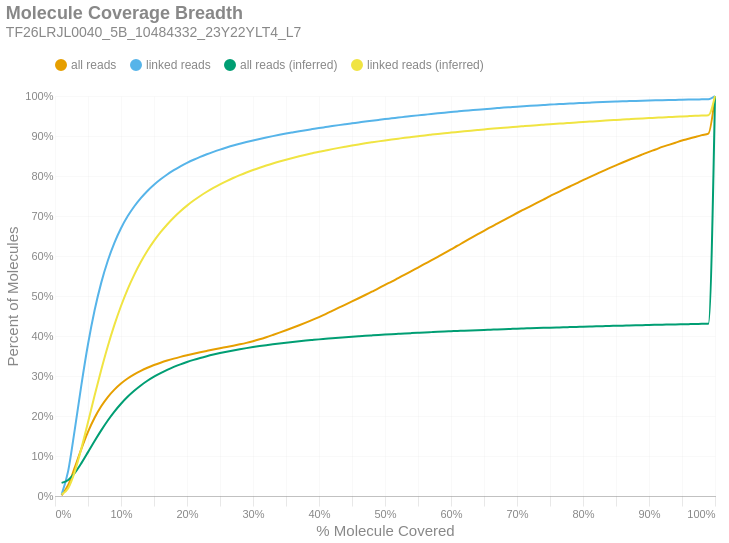

Write notebook code for a chart like this one.
### Markdown cell above
### Molecule Read Coverage
This chart shows molecule coverage breadth as computed by the number of bases aligned to that molecule. In other words, "*how much of each unique long molecule is actually sequenced/aligned?*" Keep in mind there is a distinction between sequences and alignments, since some sequences belonging to a particular molecule may not align well and wouldn't appear in the alignment data. This chart also shows molecule coverage breadth as computed by the *inferred fragment* from which the aligned sequences originate. Unlike read coverage, this calculation takes into account the total insert size, including unsequenced gaps between the forward and reverse reads. Like the previous figures, these are cumulative percents.

### Code cell
if SKIPLR:
    print_html(f"Skipped")
else:
    binned_df = consolidated_hist(valids['coverage_bp'], mask, 0.01, True)
    binned_df_inf = consolidated_hist(valids['coverage_inserts'], mask, 0.01, True)
    binned_df = binned_df.with_columns(pl.lit(binned_df_inf['all reads (cumsum)']).alias('all reads (inferred)'))
    binned_df = binned_df.with_columns(pl.lit(binned_df_inf['linked reads (cumsum)']).alias('linked reads (inferred)'))
    binned_df = binned_df.with_columns(
        (pl.col('bin').cast(pl.Float64) + 0.01).alias('right_edge')
    )

    with SafeRender(binned_df):
        (
            density_plot(binned_df, 'Molecule Coverage Breadth', samplename, 'molcov', ['all reads (inferred)','linked reads (inferred)'])
            .encode(
                #x=alt.X('bin:Q', title="% Molecule Covered").axis(format = '%').scale(padding=0),
                x=alt.X('right_edge:Q', title="% Molecule Covered").axis(format='%').scale(padding=0),
                y=alt.Y('value:Q', title='Percent of Molecules')
                    .axis(format='%')
                    .stack(False)
                    .scale(domainMin=0, padding=0),
                color=alt.Color("key:N").scale(domain = ["all reads", "linked reads", "all reads (inferred)", "linked reads (inferred)"]),
                tooltip = [
                    alt.Tooltip("key:N", title = "Data Type"),
                    alt.Tooltip("range_label:N", title="% Molecule Covered"),
                    alt.Tooltip("value:Q", format = ".2%", title="% Molecules")
                ]
            )
        ).display()

### Figure 1 — Vega-Lite specification as saved in the notebook (floating-point values rounded to 4 significant figures)
{"width": "container", "height": 400, "config": {"title": {"anchor": "start", "dy": -15, "fontSize": 18, "color": "#888888", "subtitleColor": "#888888", "subtitleFontSize": 14}, "arc": {"fill": "#0072B2"}, "axis": {"domainColor": "#888888", "domainWidth": 0.5, "gridWidth": 0.2, "grid": false, "titleFontWeight": 400, "titleFontSize": 15, "labelFontSize": 11, "labelColor": "#888888", "tickColor": "#888888", "tickWidth": 0.2, "titleColor": "#888888"}, "axisBand": {"grid": false}, "axisX": {"grid": true, "tickSize": 10, "domainCap": "round"}, "axisY": {"domain": false, "grid": true, "tickSize": 0, "domainCap": "round"}, "background": "transparent", "header": {"labelFontSize": 15, "labelColor": "#888888", "titleFontSize": 15, "titleFontWeight": 600, "titleColor": "#888888"}, "legend": {"labelFont": "sans-serif", "labelFontSize": 12, "labelColor": "#888888", "symbolSize": 100, "symbolType": "circle", "titleFontSize": 12, "titlePadding": 10, "titleColor": "#888888", "title": null, "orient": "top"}, "range": {"category": ["#E69F00", "#56B4E9", "#009E73", "#F0E442", "#0072B2", "#D55E00", "#CC79A7", "#000000"], "diverging": ["#cfe8f3", "#a2d4ec", "#73bfe2", "#46abdb", "#1696d2", "#12719e"]}, "area": {"fill": "#0072B2", "fillOpacity": 0.7, "line": true, "strokeOpacity": 0.7}, "line": {"color": "#0072B2", "stroke": "#0072B2", "strokeWidth": 2}, "trail": {"color": "#0072B2", "stroke": "#0072B2", "strokeWidth": 0, "size": 1}, "point": {"filled": true, "fillOpacity": 1.0, "size": 95}, "text": {"color": "#888888", "fontSize": 11, "align": "right", "fontWeight": 400, "size": 11}, "bar": {"fill": "#0072B2", "stroke": null}, "view": {"stroke": null, "continuousWidth": 660, "continuousHeight": 400}}, "data": {"name": "data-9447f188713f67cb6d19381b99482de5"}, "mark": {"type": "line", "interpolate": "monotone", "point": {"opacity": 0, "size": 275}}, "encoding": {"color": {"field": "key", "scale": {"domain": ["all reads", "linked reads", "all reads (inferred)", "linked reads (inferred)"]}, "type": "nominal"}, "tooltip": [{"field": "key", "title": "Data Type", "type": "nominal"}, {"field": "range_label", "title": "% Molecule Covered", "type": "nominal"}, {"field": "value", "format": ".2%", "title": "% Molecules", "type": "quantitative"}], "x": {"axis": {"format": "%"}, "field": "right_edge", "scale": {"padding": 0}, "title": "% Molecule Covered", "type": "quantitative"}, "y": {"axis": {"format": "%"}, "field": "value", "scale": {"domainMin": 0, "padding": 0}, "stack": false, "title": "Percent of Molecules", "type": "quantitative"}}, "params": [{"name": "param_c36ac31b6afebe62", "select": {"type": "point", "fields": ["key"]}, "bind": "legend"}], "title": {"text": "Molecule Coverage Breadth", "subtitle": "TF26LRJL0040_5B_10484332_23Y22YLT4_L7"}, "transform": [{"fold": ["all reads (cumsum)", "linked reads (cumsum)", "all reads (inferred)", "linked reads (inferred)"]}, {"calculate": "replace(datum.key, ' (cumsum)', '')", "as": "key"}, {"filter": {"param": "param_c36ac31b6afebe62"}}], "usermeta": {"embedOptions": {"downloadFileName": "TF26LRJL0040_5B_10484332_23Y22YLT4_L7.molcov"}}, "$schema": "https://vega.github.io/schema/vega-lite/v6.4.1.json", "datasets": {"data-9447f188713f67cb6d19381b99482de5": [{"bin": "0.0", "interval": "0.0-0.01", "all reads": 0.001826, "linked reads": 0.003438, "all reads (cumsum)": 0.001826, "linked reads (cumsum)": 0.003438, "range_label": "0.0-0.01", "all reads (inferred)": 0.03278, "linked reads (inferred)": 0.003825, "right_edge": 0.01}, {"bin": "0.01", "interval": "0.01-0.02", "all reads": 0.02579, "linked reads": 0.05938, "all reads (cumsum)": 0.02761, "linked reads (cumsum)": 0.06282, "range_label": "0.01-0.02", "all reads (inferred)": 0.04011, "linked reads (inferred)": 0.01954, "right_edge": 0.02}, {"bin": "0.02", "interval": "0.02-0.03", "all reads": 0.04383, "linked reads": 0.1037, "all reads (cumsum)": 0.07144, "linked reads (cumsum)": 0.1666, "range_label": "0.02-0.03", "all reads (inferred)": 0.05785, "linked reads (inferred)": 0.06093, "right_edge": 0.03}, {"bin": "0.03", "interval": "0.03-0.04", "all reads": 0.04659, "linked reads": 0.1115, "all reads (cumsum)": 0.118, "linked reads (cumsum)": 0.278, "range_label": "0.03-0.04", "all reads (inferred)": 0.08227, "linked reads (inferred)": 0.119, "right_edge": 0.04}, {"bin": "0.04", "interval": "0.04-0.05", "all reads": 0.04225, "linked reads": 0.1013, "all reads (cumsum)": 0.1603, "linked reads (cumsum)": 0.3793, "range_label": "0.04-0.05", "all reads (inferred)": 0.1097, "linked reads (inferred)": 0.1845, "right_edge": 0.05}, {"bin": "0.05", "interval": "0.05-0.06", "all reads": 0.0354, "linked reads": 0.08495, "all reads (cumsum)": 0.1957, "linked reads (cumsum)": 0.4643, "range_label": "0.05-0.06", "all reads (inferred)": 0.1375, "linked reads (inferred)": 0.2513, "right_edge": 0.06}, {"bin": "0.06", "interval": "0.06-0.07", "all reads": 0.02858, "linked reads": 0.06858, "all reads (cumsum)": 0.2243, "linked reads (cumsum)": 0.5328, "range_label": "0.06-0.07", "all reads (inferred)": 0.1641, "linked reads (inferred)": 0.3151, "right_edge": 0.07}, {"bin": "0.07", "interval": "0.07-0.08", "all reads": 0.02305, "linked reads": 0.05527, "all reads (cumsum)": 0.2473, "linked reads (cumsum)": 0.5881, "range_label": "0.07-0.08", "all reads (inferred)": 0.1888, "linked reads (inferred)": 0.3745, "right_edge": 0.08}, {"bin": "0.08", "interval": "0.08-0.09", "all reads": 0.01865, "linked reads": 0.04464, "all reads (cumsum)": 0.266, "linked reads (cumsum)": 0.6327, "range_label": "0.08-0.09", "all reads (inferred)": 0.2109, "linked reads (inferred)": 0.4277, "right_edge": 0.09}, {"bin": "0.09", "interval": "0.09-0.1", "all reads": 0.01529, "linked reads": 0.03656, "all reads (cumsum)": 0.2812, "linked reads (cumsum)": 0.6693, "range_label": "0.09-0.1", "all reads (inferred)": 0.2306, "linked reads (inferred)": 0.475, "right_edge": 0.1}, {"bin": "0.1", "interval": "0.1-0.11", "all reads": 0.01255, "linked reads": 0.02986, "all reads (cumsum)": 0.2938, "linked reads (cumsum)": 0.6992, "range_label": "0.1-0.11", "all reads (inferred)": 0.2479, "linked reads (inferred)": 0.5167, "right_edge": 0.11}, {"bin": "0.11", "interval": "0.11-0.12", "all reads": 0.01034, "linked reads": 0.02457, "all reads (cumsum)": 0.3041, "linked reads (cumsum)": 0.7237, "range_label": "0.11-0.12", "all reads (inferred)": 0.263, "linked reads (inferred)": 0.5529, "right_edge": 0.12}, {"bin": "0.12", "interval": "0.12-0.13", "all reads": 0.008871, "linked reads": 0.02095, "all reads (cumsum)": 0.313, "linked reads (cumsum)": 0.7447, "range_label": "0.12-0.13", "all reads (inferred)": 0.2763, "linked reads (inferred)": 0.5849, "right_edge": 0.13}, {"bin": "0.13", "interval": "0.13-0.14", "all reads": 0.007675, "linked reads": 0.01799, "all reads (cumsum)": 0.3207, "linked reads (cumsum)": 0.7627, "range_label": "0.13-0.14", "all reads (inferred)": 0.288, "linked reads (inferred)": 0.6131, "right_edge": 0.14}, {"bin": "0.14", "interval": "0.14-0.15", "all reads": 0.006679, "linked reads": 0.01549, "all reads (cumsum)": 0.3274, "linked reads (cumsum)": 0.7782, "range_label": "0.14-0.15", "all reads (inferred)": 0.2983, "linked reads (inferred)": 0.6377, "right_edge": 0.15}, {"bin": "0.15", "interval": "0.15-0.16", "all reads": 0.005933, "linked reads": 0.0136, "all reads (cumsum)": 0.3333, "linked reads (cumsum)": 0.7918, "range_label": "0.15-0.16", "all reads (inferred)": 0.3073, "linked reads (inferred)": 0.6594, "right_edge": 0.16}, {"bin": "0.16", "interval": "0.16-0.17", "all reads": 0.005318, "linked reads": 0.01208, "all reads (cumsum)": 0.3386, "linked reads (cumsum)": 0.8038, "range_label": "0.16-0.17", "all reads (inferred)": 0.3154, "linked reads (inferred)": 0.6788, "right_edge": 0.17}, {"bin": "0.17", "interval": "0.17-0.18", "all reads": 0.004798, "linked reads": 0.01065, "all reads (cumsum)": 0.3434, "linked reads (cumsum)": 0.8145, "range_label": "0.17-0.18", "all reads (inferred)": 0.3227, "linked reads (inferred)": 0.6963, "right_edge": 0.18}, {"bin": "0.18", "interval": "0.18-0.19", "all reads": 0.004431, "linked reads": 0.009624, "all reads (cumsum)": 0.3478, "linked reads (cumsum)": 0.8241, "range_label": "0.18-0.19", "all reads (inferred)": 0.3292, "linked reads (inferred)": 0.7119, "right_edge": 0.19}, {"bin": "0.19", "interval": "0.19-0.2", "all reads": 0.004082, "linked reads": 0.008658, "all reads (cumsum)": 0.3519, "linked reads (cumsum)": 0.8328, "range_label": "0.19-0.2", "all reads (inferred)": 0.3351, "linked reads (inferred)": 0.7259, "right_edge": 0.2}, {"bin": "0.2", "interval": "0.2-0.21", "all reads": 0.003785, "linked reads": 0.007847, "all reads (cumsum)": 0.3557, "linked reads (cumsum)": 0.8406, "range_label": "0.2-0.21", "all reads (inferred)": 0.3403, "linked reads (inferred)": 0.7386, "right_edge": 0.21}, {"bin": "0.21", "interval": "0.21-0.22", "all reads": 0.003576, "linked reads": 0.00718, "all reads (cumsum)": 0.3593, "linked reads (cumsum)": 0.8478, "range_label": "0.21-0.22", "all reads (inferred)": 0.3451, "linked reads (inferred)": 0.7501, "right_edge": 0.22}, {"bin": "0.22", "interval": "0.22-0.23", "all reads": 0.00341, "linked reads": 0.006509, "all reads (cumsum)": 0.3627, "linked reads (cumsum)": 0.8543, "range_label": "0.22-0.23", "all reads (inferred)": 0.3495, "linked reads (inferred)": 0.7606, "right_edge": 0.23}, {"bin": "0.23", "interval": "0.23-0.24", "all reads": 0.00337, "linked reads": 0.006074, "all reads (cumsum)": 0.3661, "linked reads (cumsum)": 0.8604, "range_label": "0.23-0.24", "all reads (inferred)": 0.3536, "linked reads (inferred)": 0.7702, "right_edge": 0.24}, {"bin": "0.24", "interval": "0.24-0.25", "all reads": 0.003283, "linked reads": 0.005631, "all reads (cumsum)": 0.3693, "linked reads (cumsum)": 0.866, "range_label": "0.24-0.25", "all reads (inferred)": 0.3573, "linked reads (inferred)": 0.7792, "right_edge": 0.25}, {"bin": "0.25", "interval": "0.25-0.26", "all reads": 0.003124, "linked reads": 0.005157, "all reads (cumsum)": 0.3725, "linked reads (cumsum)": 0.8712, "range_label": "0.25-0.26", "all reads (inferred)": 0.3607, "linked reads (inferred)": 0.7873, "right_edge": 0.26}, {"bin": "0.26", "interval": "0.26-0.27", "all reads": 0.003234, "linked reads": 0.004904, "all reads (cumsum)": 0.3757, "linked reads (cumsum)": 0.8761, "range_label": "0.26-0.27", "all reads (inferred)": 0.364, "linked reads (inferred)": 0.795, "right_edge": 0.27}, {"bin": "0.27", "interval": "0.27-0.28", "all reads": 0.00344, "linked reads": 0.004489, "all reads (cumsum)": 0.3791, "linked reads (cumsum)": 0.8806, "range_label": "0.27-0.28", "all reads (inferred)": 0.3669, "linked reads (inferred)": 0.8021, "right_edge": 0.28}, {"bin": "0.28", "interval": "0.28-0.29", "all reads": 0.003693, "linked reads": 0.004287, "all reads (cumsum)": 0.3828, "linked reads (cumsum)": 0.8849, "range_label": "0.28-0.29", "all reads (inferred)": 0.3697, "linked reads (inferred)": 0.8087, "right_edge": 0.29}, {"bin": "0.29", "interval": "0.29-0.3", "all reads": 0.004137, "linked reads": 0.004005, "all reads (cumsum)": 0.387, "linked reads (cumsum)": 0.8889, "range_label": "0.29-0.3", "all reads (inferred)": 0.3723, "linked reads (inferred)": 0.8149, "right_edge": 0.3}, {"bin": "0.3", "interval": "0.3-0.31", "all reads": 0.004779, "linked reads": 0.003814, "all reads (cumsum)": 0.3917, "linked reads (cumsum)": 0.8927, "range_label": "0.3-0.31", "all reads (inferred)": 0.3748, "linked reads (inferred)": 0.8207, "right_edge": 0.31}, {"bin": "0.31", "interval": "0.31-0.32", "all reads": 0.005264, "linked reads": 0.003567, "all reads (cumsum)": 0.397, "linked reads (cumsum)": 0.8962, "range_label": "0.31-0.32", "all reads (inferred)": 0.377, "linked reads (inferred)": 0.8262, "right_edge": 0.32}, {"bin": "0.32", "interval": "0.32-0.33", "all reads": 0.005622, "linked reads": 0.003409, "all reads (cumsum)": 0.4026, "linked reads (cumsum)": 0.8997, "range_label": "0.32-0.33", "all reads (inferred)": 0.3792, "linked reads (inferred)": 0.8314, "right_edge": 0.33}, {"bin": "0.33", "interval": "0.33-0.34", "all reads": 0.005782, "linked reads": 0.003221, "all reads (cumsum)": 0.4084, "linked reads (cumsum)": 0.9029, "range_label": "0.33-0.34", "all reads (inferred)": 0.3813, "linked reads (inferred)": 0.8362, "right_edge": 0.34}, {"bin": "0.34", "interval": "0.34-0.35", "all reads": 0.005965, "linked reads": 0.003116, "all reads (cumsum)": 0.4144, "linked reads (cumsum)": 0.906, "range_label": "0.34-0.35", "all reads (inferred)": 0.3832, "linked reads (inferred)": 0.8408, "right_edge": 0.35}, {"bin": "0.35", "interval": "0.35-0.36", "all reads": 0.006171, "linked reads": 0.00297, "all reads (cumsum)": 0.4206, "linked reads (cumsum)": 0.909, "range_label": "0.35-0.36", "all reads (inferred)": 0.385, "linked reads (inferred)": 0.8451, "right_edge": 0.36}, {"bin": "0.36", "interval": "0.36-0.37", "all reads": 0.006315, "linked reads": 0.002913, "all reads (cumsum)": 0.4269, "linked reads (cumsum)": 0.9119, "range_label": "0.36-0.37", "all reads (inferred)": 0.3868, "linked reads (inferred)": 0.8493, "right_edge": 0.37}, {"bin": "0.37", "interval": "0.37-0.38", "all reads": 0.006524, "linked reads": 0.002757, "all reads (cumsum)": 0.4334, "linked reads (cumsum)": 0.9146, "range_label": "0.37-0.38", "all reads (inferred)": 0.3885, "linked reads (inferred)": 0.8533, "right_edge": 0.38}, {"bin": "0.38", "interval": "0.38-0.39", "all reads": 0.006788, "linked reads": 0.002606, "all reads (cumsum)": 0.4402, "linked reads (cumsum)": 0.9172, "range_label": "0.38-0.39", "all reads (inferred)": 0.39, "linked reads (inferred)": 0.857, "right_edge": 0.39}, {"bin": "0.39", "interval": "0.39-0.4", "all reads": 0.007208, "linked reads": 0.002599, "all reads (cumsum)": 0.4474, "linked reads (cumsum)": 0.9198, "range_label": "0.39-0.4", "all reads (inferred)": 0.3916, "linked reads (inferred)": 0.8606, "right_edge": 0.4}, {"bin": "0.4", "interval": "0.4-0.41", "all reads": 0.007475, "linked reads": 0.002482, "all reads (cumsum)": 0.4549, "linked reads (cumsum)": 0.9223, "range_label": "0.4-0.41", "all reads (inferred)": 0.3929, "linked reads (inferred)": 0.8639, "right_edge": 0.41}, {"bin": "0.41", "interval": "0.41-0.42", "all reads": 0.007946, "linked reads": 0.002479, "all reads (cumsum)": 0.4628, "linked reads (cumsum)": 0.9248, "range_label": "0.41-0.42", "all reads (inferred)": 0.3943, "linked reads (inferred)": 0.8672, "right_edge": 0.42}, {"bin": "0.42", "interval": "0.42-0.43", "all reads": 0.007941, "linked reads": 0.002369, "all reads (cumsum)": 0.4708, "linked reads (cumsum)": 0.9272, "range_label": "0.42-0.43", "all reads (inferred)": 0.3957, "linked reads (inferred)": 0.8703, "right_edge": 0.43}, {"bin": "0.43", "interval": "0.43-0.44", "all reads": 0.007762, "linked reads": 0.002254, "all reads (cumsum)": 0.4785, "linked reads (cumsum)": 0.9294, "range_label": "0.43-0.44", "all reads (inferred)": 0.3969, "linked reads (inferred)": 0.8733, "right_edge": 0.44}, {"bin": "0.44", "interval": "0.44-0.45", "all reads": 0.007907, "linked reads": 0.002209, "all reads (cumsum)": 0.4864, "linked reads (cumsum)": 0.9316, "range_label": "0.44-0.45", "all reads (inferred)": 0.3981, "linked reads (inferred)": 0.8761, "right_edge": 0.45}, {"bin": "0.45", "interval": "0.45-0.46", "all reads": 0.007971, "linked reads": 0.002193, "all reads (cumsum)": 0.4944, "linked reads (cumsum)": 0.9338, "range_label": "0.45-0.46", "all reads (inferred)": 0.3993, "linked reads (inferred)": 0.8789, "right_edge": 0.46}, {"bin": "0.46", "interval": "0.46-0.47", "all reads": 0.008082, "linked reads": 0.002218, "all reads (cumsum)": 0.5025, "linked reads (cumsum)": 0.936, "range_label": "0.46-0.47", "all reads (inferred)": 0.4004, "linked reads (inferred)": 0.8816, "right_edge": 0.47}, {"bin": "0.47", "interval": "0.47-0.48", "all reads": 0.008285, "linked reads": 0.002121, "all reads (cumsum)": 0.5108, "linked reads (cumsum)": 0.9382, "range_label": "0.47-0.48", "all reads (inferred)": 0.4015, "linked reads (inferred)": 0.8841, "right_edge": 0.48}, {"bin": "0.48", "interval": "0.48-0.49", "all reads": 0.00821, "linked reads": 0.002127, "all reads (cumsum)": 0.519, "linked reads (cumsum)": 0.9403, "range_label": "0.48-0.49", "all reads (inferred)": 0.4025, "linked reads (inferred)": 0.8865, "right_edge": 0.49}, {"bin": "0.49", "interval": "0.49-0.5", "all reads": 0.009068, "linked reads": 0.002056, "all reads (cumsum)": 0.528, "linked reads (cumsum)": 0.9423, "range_label": "0.49-0.5", "all reads (inferred)": 0.4035, "linked reads (inferred)": 0.8889, "right_edge": 0.5}, {"bin": "0.5", "interval": "0.5-0.51", "all reads": 0.007878, "linked reads": 0.001835, "all reads (cumsum)": 0.5359, "linked reads (cumsum)": 0.9442, "range_label": "0.5-0.51", "all reads (inferred)": 0.4045, "linked reads (inferred)": 0.8912, "right_edge": 0.51}, {"bin": "0.51", "interval": "0.51-0.52", "all reads": 0.008987, "linked reads": 0.001923, "all reads (cumsum)": 0.5449, "linked reads (cumsum)": 0.9461, "range_label": "0.51-0.52", "all reads (inferred)": 0.4054, "linked reads (inferred)": 0.8933, "right_edge": 0.52}, {"bin": "0.52", "interval": "0.52-0.53", "all reads": 0.008675, "linked reads": 0.001846, "all reads (cumsum)": 0.5536, "linked reads (cumsum)": 0.9479, "range_label": "0.52-0.53", "all reads (inferred)": 0.4063, "linked reads (inferred)": 0.8955, "right_edge": 0.53}, {"bin": "0.53", "interval": "0.53-0.54", "all reads": 0.008867, "linked reads": 0.00187, "all reads (cumsum)": 0.5624, "linked reads (cumsum)": 0.9498, "range_label": "0.53-0.54", "all reads (inferred)": 0.4072, "linked reads (inferred)": 0.8976, "right_edge": 0.54}, {"bin": "0.54", "interval": "0.54-0.55", "all reads": 0.008694, "linked reads": 0.001746, "all reads (cumsum)": 0.5711, "linked reads (cumsum)": 0.9516, "range_label": "0.54-0.55", "all reads (inferred)": 0.4081, "linked reads (inferred)": 0.8996, "right_edge": 0.55}, {"bin": "0.55", "interval": "0.55-0.56", "all reads": 0.008932, "linked reads": 0.001675, "all reads (cumsum)": 0.5801, "linked reads (cumsum)": 0.9532, "range_label": "0.55-0.56", "all reads (inferred)": 0.4089, "linked reads (inferred)": 0.9015, "right_edge": 0.56}, {"bin": "0.56", "interval": "0.56-0.57", "all reads": 0.008854, "linked reads": 0.001731, "all reads (cumsum)": 0.5889, "linked reads (cumsum)": 0.955, "range_label": "0.56-0.57", "all reads (inferred)": 0.4097, "linked reads (inferred)": 0.9034, "right_edge": 0.57}, {"bin": "0.57", "interval": "0.57-0.58", "all reads": 0.008966, "linked reads": 0.001657, "all reads (cumsum)": 0.5979, "linked reads (cumsum)": 0.9566, "range_label": "0.57-0.58", "all reads (inferred)": 0.4105, "linked reads (inferred)": 0.9052, "right_edge": 0.58}, {"bin": "0.58", "interval": "0.58-0.59", "all reads": 0.0091, "linked reads": 0.001609, "all reads (cumsum)": 0.607, "linked reads (cumsum)": 0.9582, "range_label": "0.58-0.59", "all reads (inferred)": 0.4112, "linked reads (inferred)": 0.9069, "right_edge": 0.59}, {"bin": "0.59", "interval": "0.59-0.6", "all reads": 0.009436, "linked reads": 0.001558, "all reads (cumsum)": 0.6164, "linked reads (cumsum)": 0.9598, "range_label": "0.59-0.6", "all reads (inferred)": 0.4119, "linked reads (inferred)": 0.9086, "right_edge": 0.6}, {"bin": "0.6", "interval": "0.6-0.61", "all reads": 0.00924, "linked reads": 0.001569, "all reads (cumsum)": 0.6257, "linked reads (cumsum)": 0.9614, "range_label": "0.6-0.61", "all reads (inferred)": 0.4126, "linked reads (inferred)": 0.9102, "right_edge": 0.61}, {"bin": "0.61", "interval": "0.61-0.62", "all reads": 0.009675, "linked reads": 0.001526, "all reads (cumsum)": 0.6353, "linked reads (cumsum)": 0.9629, "range_label": "0.61-0.62", "all reads (inferred)": 0.4133, "linked reads (inferred)": 0.9118, "right_edge": 0.62}, {"bin": "0.62", "interval": "0.62-0.63", "all reads": 0.009318, "linked reads": 0.001411, "all reads (cumsum)": 0.6447, "linked reads (cumsum)": 0.9643, "range_label": "0.62-0.63", "all reads (inferred)": 0.414, "linked reads (inferred)": 0.9134, "right_edge": 0.63}, {"bin": "0.63", "interval": "0.63-0.64", "all reads": 0.009193, "linked reads": 0.00142, "all reads (cumsum)": 0.6539, "linked reads (cumsum)": 0.9657, "range_label": "0.63-0.64", "all reads (inferred)": 0.4146, "linked reads (inferred)": 0.9149, "right_edge": 0.64}, {"bin": "0.64", "interval": "0.64-0.65", "all reads": 0.009075, "linked reads": 0.001325, "all reads (cumsum)": 0.6629, "linked reads (cumsum)": 0.967, "range_label": "0.64-0.65", "all reads (inferred)": 0.4153, "linked reads (inferred)": 0.9164, "right_edge": 0.65}, {"bin": "0.65", "interval": "0.65-0.66", "all reads": 0.00934, "linked reads": 0.001382, "all reads (cumsum)": 0.6723, "linked reads (cumsum)": 0.9684, "range_label": "0.65-0.66", "all reads (inferred)": 0.4159, "linked reads (inferred)": 0.9179, "right_edge": 0.66}, {"bin": "0.66", "interval": "0.66-0.67", "all reads": 0.00876, "linked reads": 0.001281, "all reads (cumsum)": 0.681, "linked reads (cumsum)": 0.9697, "range_label": "0.66-0.67", "all reads (inferred)": 0.4165, "linked reads (inferred)": 0.9193, "right_edge": 0.67}, {"bin": "0.67", "interval": "0.67-0.68", "all reads": 0.008936, "linked reads": 0.001264, "all reads (cumsum)": 0.69, "linked reads (cumsum)": 0.971, "range_label": "0.67-0.68", "all reads (inferred)": 0.4171, "linked reads (inferred)": 0.9207, "right_edge": 0.68}, {"bin": "0.68", "interval": "0.68-0.69", "all reads": 0.008748, "linked reads": 0.001114, "all reads (cumsum)": 0.6987, "linked reads (cumsum)": 0.9721, "range_label": "0.68-0.69", "all reads (inferred)": 0.4177, "linked reads (inferred)": 0.9221, "right_edge": 0.69}, {"bin": "0.69", "interval": "0.69-0.7", "all reads": 0.008769, "linked reads": 0.001113, "all reads (cumsum)": 0.7075, "linked reads (cumsum)": 0.9732, "range_label": "0.69-0.7", "all reads (inferred)": 0.4183, "linked reads (inferred)": 0.9234, "right_edge": 0.7}, {"bin": "0.7", "interval": "0.7-0.71", "all reads": 0.008443, "linked reads": 0.001153, "all reads (cumsum)": 0.7159, "linked reads (cumsum)": 0.9743, "range_label": "0.7-0.71", "all reads (inferred)": 0.4188, "linked reads (inferred)": 0.9246, "right_edge": 0.71}, {"bin": "0.71", "interval": "0.71-0.72", "all reads": 0.008339, "linked reads": 0.001096, "all reads (cumsum)": 0.7243, "linked reads (cumsum)": 0.9754, "range_label": "0.71-0.72", "all reads (inferred)": 0.4193, "linked reads (inferred)": 0.9258, "right_edge": 0.72}, {"bin": "0.72", "interval": "0.72-0.73", "all reads": 0.008499, "linked reads": 0.001038, "all reads (cumsum)": 0.7328, "linked reads (cumsum)": 0.9765, "range_label": "0.72-0.73", "all reads (inferred)": 0.4198, "linked reads (inferred)": 0.927, "right_edge": 0.73}, {"bin": "0.73", "interval": "0.73-0.74", "all reads": 0.008343, "linked reads": 0.00102, "all reads (cumsum)": 0.7411, "linked reads (cumsum)": 0.9775, "range_label": "0.73-0.74", "all reads (inferred)": 0.4203, "linked reads (inferred)": 0.9282, "right_edge": 0.74}, {"bin": "0.74", "interval": "0.74-0.75", "all reads": 0.008615, "linked reads": 0.0009958, "all reads (cumsum)": 0.7497, "linked reads (cumsum)": 0.9785, "range_label": "0.74-0.75", "all reads (inferred)": 0.4209, "linked reads (inferred)": 0.9293, "right_edge": 0.75}, {"bin": "0.75", "interval": "0.75-0.76", "all reads": 0.007951, "linked reads": 0.0008849, "all reads (cumsum)": 0.7577, "linked reads (cumsum)": 0.9794, "range_label": "0.75-0.76", "all reads (inferred)": 0.4213, "linked reads (inferred)": 0.9305, "right_edge": 0.76}, {"bin": "0.76", "interval": "0.76-0.77", "all reads": 0.00813, "linked reads": 0.0008938, "all reads (cumsum)": 0.7658, "linked reads (cumsum)": 0.9803, "range_label": "0.76-0.77", "all reads (inferred)": 0.4218, "linked reads (inferred)": 0.9315, "right_edge": 0.77}, {"bin": "0.77", "interval": "0.77-0.78", "all reads": 0.007935, "linked reads": 0.0008321, "all reads (cumsum)": 0.7737, "linked reads (cumsum)": 0.9811, "range_label": "0.77-0.78", "all reads (inferred)": 0.4223, "linked reads (inferred)": 0.9327, "right_edge": 0.78}, {"bin": "0.78", "interval": "0.78-0.79", "all reads": 0.007757, "linked reads": 0.0007792, "all reads (cumsum)": 0.7815, "linked reads (cumsum)": 0.9819, "range_label": "0.78-0.79", "all reads (inferred)": 0.4228, "linked reads (inferred)": 0.9338, "right_edge": 0.79}, {"bin": "0.79", "interval": "0.79-0.8", "all reads": 0.008194, "linked reads": 0.0008135, "all reads (cumsum)": 0.7897, "linked reads (cumsum)": 0.9827, "range_label": "0.79-0.8", "all reads (inferred)": 0.4233, "linked reads (inferred)": 0.9349, "right_edge": 0.8}, {"bin": "0.8", "interval": "0.8-0.81", "all reads": 0.00742, "linked reads": 0.0007219, "all reads (cumsum)": 0.7971, "linked reads (cumsum)": 0.9834, "range_label": "0.8-0.81", "all reads (inferred)": 0.4237, "linked reads (inferred)": 0.936, "right_edge": 0.81}, {"bin": "0.81", "interval": "0.81-0.82", "all reads": 0.007576, "linked reads": 0.0007204, "all reads (cumsum)": 0.8047, "linked reads (cumsum)": 0.9841, "range_label": "0.81-0.82", "all reads (inferred)": 0.4242, "linked reads (inferred)": 0.9371, "right_edge": 0.82}, {"bin": "0.82", "interval": "0.82-0.83", "all reads": 0.007654, "linked reads": 0.000704, "all reads (cumsum)": 0.8123, "linked reads (cumsum)": 0.9848, "range_label": "0.82-0.83", "all reads (inferred)": 0.4246, "linked reads (inferred)": 0.9381, "right_edge": 0.83}, {"bin": "0.83", "interval": "0.83-0.84", "all reads": 0.007253, "linked reads": 0.0006631, "all reads (cumsum)": 0.8196, "linked reads (cumsum)": 0.9855, "range_label": "0.83-0.84", "all reads (inferred)": 0.4251, "linked reads (inferred)": 0.9392, "right_edge": 0.84}, {"bin": "0.84", "interval": "0.84-0.85", "all reads": 0.007121, "linked reads": 0.0006244, "all reads (cumsum)": 0.8267, "linked reads (cumsum)": 0.9861, "range_label": "0.84-0.85", "all reads (inferred)": 0.4255, "linked reads (inferred)": 0.9401, "right_edge": 0.85}, {"bin": "0.85", "interval": "0.85-0.86", "all reads": 0.007057, "linked reads": 0.0006051, "all reads (cumsum)": 0.8338, "linked reads (cumsum)": 0.9867, "range_label": "0.85-0.86", "all reads (inferred)": 0.4259, "linked reads (inferred)": 0.9411, "right_edge": 0.86}, {"bin": "0.86", "interval": "0.86-0.87", "all reads": 0.006773, "linked reads": 0.0005269, "all reads (cumsum)": 0.8405, "linked reads (cumsum)": 0.9873, "range_label": "0.86-0.87", "all reads (inferred)": 0.4263, "linked reads (inferred)": 0.942, "right_edge": 0.87}, {"bin": "0.87", "interval": "0.87-0.88", "all reads": 0.006797, "linked reads": 0.0005314, "all reads (cumsum)": 0.8473, "linked reads (cumsum)": 0.9878, "range_label": "0.87-0.88", "all reads (inferred)": 0.4268, "linked reads (inferred)": 0.943, "right_edge": 0.88}, {"bin": "0.88", "interval": "0.88-0.89", "all reads": 0.006558, "linked reads": 0.0004957, "all reads (cumsum)": 0.8539, "linked reads (cumsum)": 0.9883, "range_label": "0.88-0.89", "all reads (inferred)": 0.4272, "linked reads (inferred)": 0.9439, "right_edge": 0.89}, {"bin": "0.89", "interval": "0.89-0.9", "all reads": 0.006494, "linked reads": 0.0004547, "all reads (cumsum)": 0.8604, "linked reads (cumsum)": 0.9888, "range_label": "0.89-0.9", "all reads (inferred)": 0.4275, "linked reads (inferred)": 0.9448, "right_edge": 0.9}, {"bin": "0.9", "interval": "0.9-0.91", "all reads": 0.005841, "linked reads": 0.0004123, "all reads (cumsum)": 0.8662, "linked reads (cumsum)": 0.9892, "range_label": "0.9-0.91", "all reads (inferred)": 0.4279, "linked reads (inferred)": 0.9456, "right_edge": 0.91}, {"bin": "0.91", "interval": "0.91-0.92", "all reads": 0.006478, "linked reads": 0.0004116, "all reads (cumsum)": 0.8727, "linked reads (cumsum)": 0.9896, "range_label": "0.91-0.92", "all reads (inferred)": 0.4283, "linked reads (inferred)": 0.9465, "right_edge": 0.92}, {"bin": "0.92", "interval": "0.92-0.93", "all reads": 0.005106, "linked reads": 0.000384, "all reads (cumsum)": 0.8778, "linked reads (cumsum)": 0.99, "range_label": "0.92-0.93", "all reads (inferred)": 0.4286, "linked reads (inferred)": 0.9473, "right_edge": 0.93}, {"bin": "0.93", "interval": "0.93-0.94", "all reads": 0.005405, "linked reads": 0.0003513, "all reads (cumsum)": 0.8832, "linked reads (cumsum)": 0.9903, "range_label": "0.93-0.94", "all reads (inferred)": 0.429, "linked reads (inferred)": 0.9481, "right_edge": 0.94}, {"bin": "0.94", "interval": "0.94-0.95", "all reads": 0.005558, "linked reads": 0.0003684, "all reads (cumsum)": 0.8888, "linked reads (cumsum)": 0.9907, "range_label": "0.94-0.95", "all reads (inferred)": 0.4293, "linked reads (inferred)": 0.9489, "right_edge": 0.95}, {"bin": "0.95", "interval": "0.95-0.96", "all reads": 0.004336, "linked reads": 0.0003364, "all reads (cumsum)": 0.8931, "linked reads (cumsum)": 0.991, "range_label": "0.95-0.96", "all reads (inferred)": 0.4297, "linked reads (inferred)": 0.9497, "right_edge": 0.96}, {"bin": "0.96", "interval": "0.96-0.97", "all reads": 0.004598, "linked reads": 0.00032, "all reads (cumsum)": 0.8977, "linked reads (cumsum)": 0.9913, "range_label": "0.96-0.97", "all reads (inferred)": 0.43, "linked reads (inferred)": 0.9505, "right_edge": 0.97}, {"bin": "0.97", "interval": "0.97-0.98", "all reads": 0.00441, "linked reads": 0.0002664, "all reads (cumsum)": 0.9021, "linked reads (cumsum)": 0.9916, "range_label": "0.97-0.98", "all reads (inferred)": 0.4304, "linked reads (inferred)": 0.9512, "right_edge": 0.98}, {"bin": "0.98", "interval": "0.98-0.99", "all reads": 0.003925, "linked reads": 0.0002858, "all reads (cumsum)": 0.906, "linked reads (cumsum)": 0.9919, "range_label": "0.98-0.99", "all reads (inferred)": 0.4307, "linked reads (inferred)": 0.952, "right_edge": 0.99}, {"bin": "0.99", "interval": "0.99-1.0", "all reads": 0.09396, "linked reads": 0.008113, "all reads (cumsum)": 1.0, "linked reads (cumsum)": 1.0, "range_label": "0.99-1.0", "all reads (inferred)": 1.0, "linked reads (inferred)": 1.0, "right_edge": 1.0}]}}
